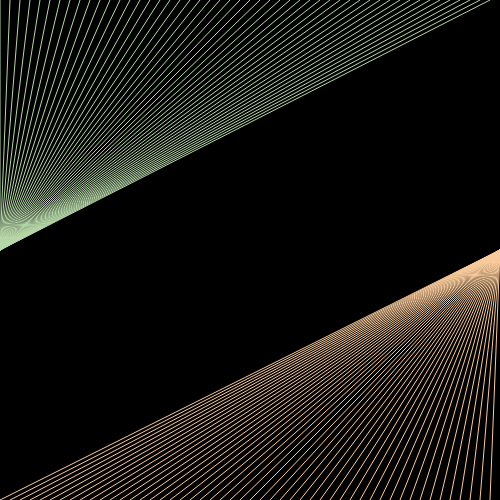
Frame 1 (no input)
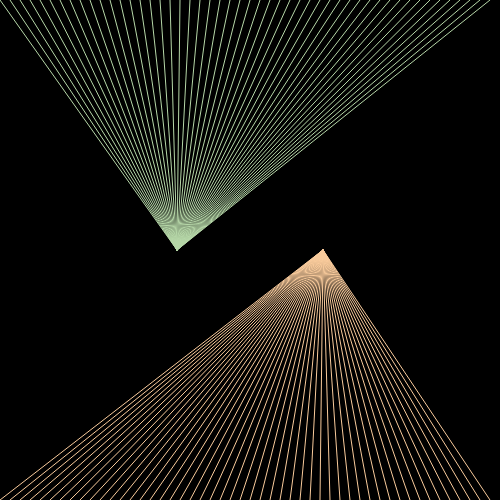
Frame 60 (no input)
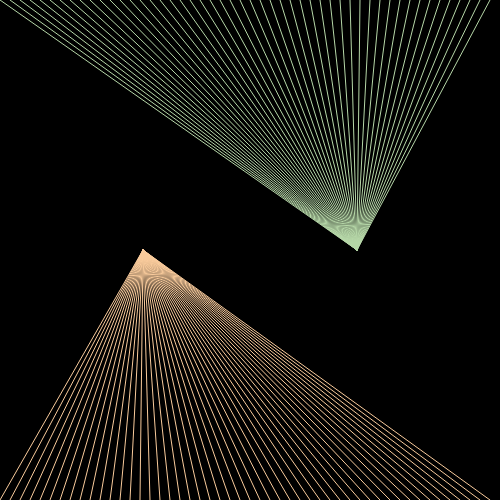
Frame 120 (the mouse pressed at the canvas centre since frame 60)

The p5.js sketch that drew these frames (run headless with seeded random() and noise() and a simulated clock; from frame 60 on, the mouse is pressed at the canvas centre):

// p5.js sketch
// ── sketch.js
var colori=["#dfa0bf","#f9cb9c","#ffe599","#b6d7a8","#9fc5e8"];
var q=50;
var c1;
var c2;
var x=0;
var v=3;
var dir=1;

function setup(){
  createCanvas(500,500);

  noStroke();

  s=width/q;

  c1=random(colori);
  c2=random(colori);
  
}

function draw(){ 
    background(0);

    for (var i=0; i<width;i+=s){
      stroke (c1);
      line (i,0,x,height/2);
      
      stroke (c2);
      line (i,height,width-x,height/2);
    }

    x+=v*dir;

    if (x<0 || x>width){
      dir=-dir;

      c1=random (colori);
      c2=random (colori);
    }
}
